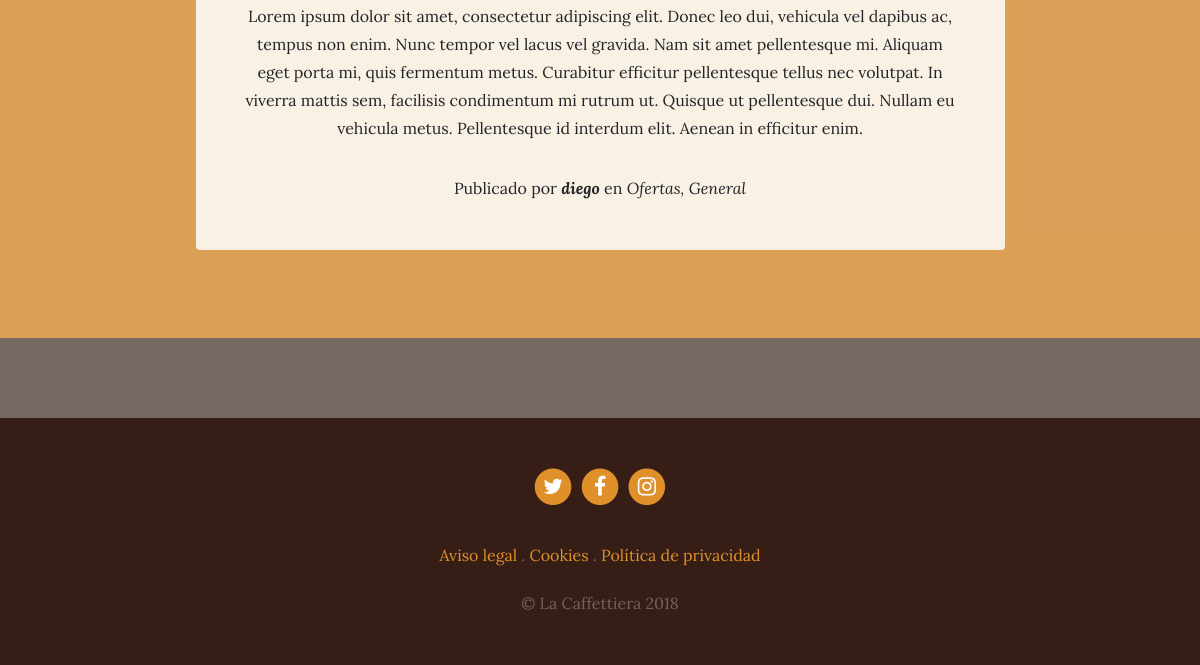
Page /blog/ (lower part) on the earlier database version.
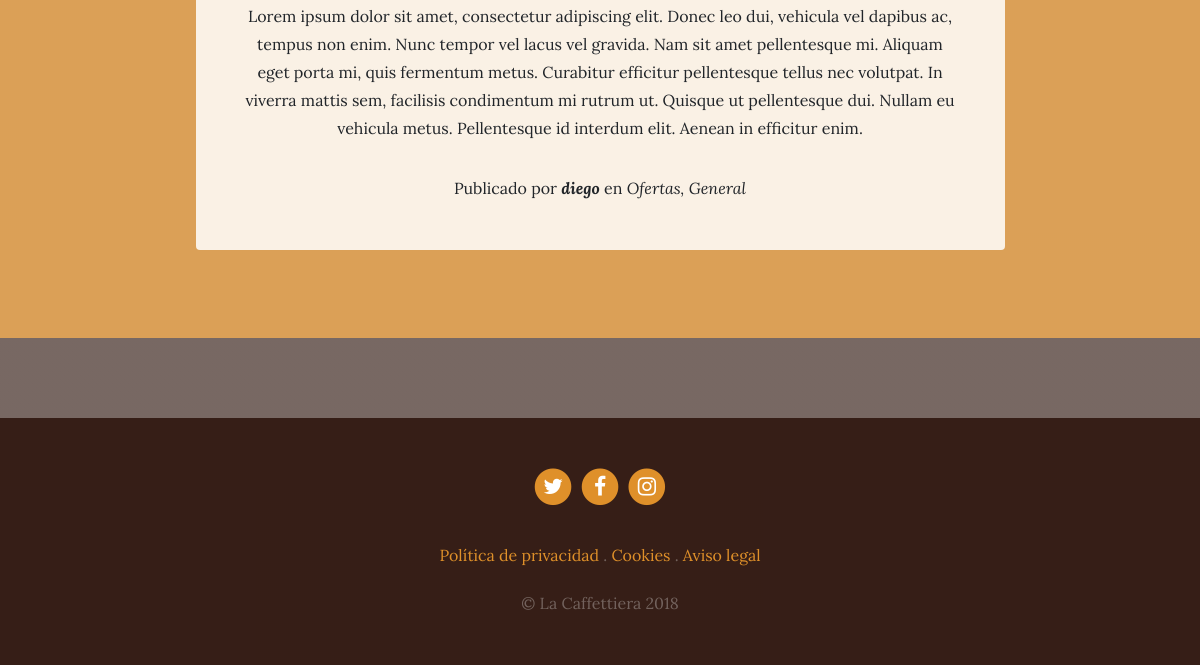
Same page on the later database version.
### blog/models.py (models this page shows, shortened)
class Post(models.Model):
    title = models.CharField(max_length = 200, verbose_name="Titulo")
    content = RichTextField(verbose_name="Contenido")
    published = models.DateTimeField(verbose_name="Fecha de publicación", default=now)
    image = models.ImageField(verbose_name="Imagen", upload_to="blog", null=True, blank=True)
    author = models.ForeignKey(User, verbose_name="Autor", on_delete=models.CASCADE)
    categories = models.ManyToManyField(Category, verbose_name="Categorias", related_name="get_posts")
    created = models.DateTimeField(auto_now_add=True, verbose_name="Fecha de creación")
    updated = models.DateTimeField(auto_now=True, verbose_name="Fecha de edición")
    class Meta:
        verbose_name = "entrada"
        verbose_name_plural = "entradas"
        ordering = ['-created']

class Category(models.Model):
    name = models.CharField(max_length = 100, verbose_name="Nombre")
    created = models.DateTimeField(auto_now_add=True, verbose_name="Fecha de creación")
    updated = models.DateTimeField(auto_now=True, verbose_name="Fecha de edición")
    class Meta:
        verbose_name = "categoria"
        verbose_name_plural = "categorias"
        ordering = ['-created']

### pages/models.py (models this page shows, shortened)
class Page(models.Model):
    title = models.CharField(verbose_name="Título", max_length=200)
    content = RichTextField(verbose_name="Contenido")
    order = models.SmallIntegerField(verbose_name="Orden", default=0)
    created = models.DateTimeField(auto_now_add=True, verbose_name="Fecha de creación")
    updated = models.DateTimeField(auto_now=True, verbose_name="Fecha de edición")
    class Meta:
        verbose_name = "pagina"
        verbose_name_plural = "paginas"
        ordering = ['order', 'title']

### blog/views.py (the view)
# urls.py: path('', views.blog, name="blog"),
def blog(request):
    posts = Post.objects.all()
    return render(request, "blog/blog.html", {'posts':posts})

### pages/templatetags/pages_extras.py (called while the page is built)
@register.simple_tag
def get_page_list():
    pages = Page.objects.all()
    return pages

### social/processors.py (called while the page is built)
def ctx_dict(request):
    ctx = {}
    links = Link.objects.all()
    for link in links:
        ctx[link.key] = link.url
    return ctx

### blog/templates/blog/blog.html (shortened to what this page needs)
{% extends 'core/base.html' %}
{% load static %}
{% block content %}
  {% for post in posts %}
    <section class="page-section cta">
      <div class="container">
        <div class="row">
          <div class="col-xl-9 mx-auto">
            <div class="cta-innerv text-center rounded">
              <p class="mb-0 mbt">{{post.content|safe}}</p>
              <p class="mb-0 mbt">
                <span class="section-heading-under">Publicado por <em><b>{{post.author}}</b></em> en
                  <em>
                    {% for category in post.categories.all %}
                      <a ref="{% url 'category' category.id %}" class="link">{{ category.name }}</a>{% if not forloop.last %},{% endif %}
                    {% endfor %}
                  </em>
                </span>
              </p>
            </div>
          </div>
        </div>
      </div>
    </section>
  {% endfor %}
{% endblock %}

### core/templates/core/base.html (shortened to what this page needs)
<!DOCTYPE html>
<html lang="es">
  <head>
    {% load static %}
    <link href="{% static 'core/vendor/bootstrap/css/bootstrap.min.css' %}" rel="stylesheet">
    <link href="{% static 'core/vendor/font-awesome/css/font-awesome.min.css' %}" rel="stylesheet" type="text/css">
    <link href="{% static 'core/css/business-casual.css' %}" rel="stylesheet">
  </head>
  <body>
    {% block content %}
    {% endblock %}
    <footer class="footer text-faded text-center py-5">
      <div class="container">
        <p class="m-0">
          {% if LINK_TWITTER %}
            <a href="{{LINK_TWITTER}}" class="link">
              <span class="fa-stack fa-lg">
                <i class="fa fa-circle fa-stack-2x"></i>
                <i class="fa fa-twitter fa-stack-1x fa-inverse"></i>
              </span>
            </a>
          {% endif %}
          {% if LINK_FACEBOOK %}
            <a href="{{LINK_FACEBOOK}}" class="link">
              <span class="fa-stack fa-lg">
                <i class="fa fa-circle fa-stack-2x"></i>
                <i class="fa fa-facebook fa-stack-1x fa-inverse"></i>
              </span>
            </a>
          {% endif %}
          {% if LINK_INSTAGRAM %}
            <a href="{{LINK_INSTAGRAM}}" class="link">
              <span class="fa-stack fa-lg">
                <i class="fa fa-circle fa-stack-2x"></i>
                <i class="fa fa-instagram fa-stack-1x fa-inverse"></i>
              </span>
            </a>
          {% endif %}
	      </p>
        <p class="m-0 mbt">
          {% load pages_extras %}
          {% get_page_list as page_list %}
          {% for page in page_list %}
            <a href="{% url 'page' page.id page.title|slugify %}" class="link">{{page.title}}</a> {% if not forloop.last %}.{% endif %}
          {% endfor %}
		    </p>
        <p class="m-0 mbt1">&copy; La Caffettiera 2018</p>
      </div>
	</footer>
  </body>
</html>

Differences in the rows shown:
shown differently, row unchanged: Page "Política de privacidad": now shows "."; moves up the list
changed Page "Cookies": moves down the list
changed Page "Aviso legal": no longer shows "."
